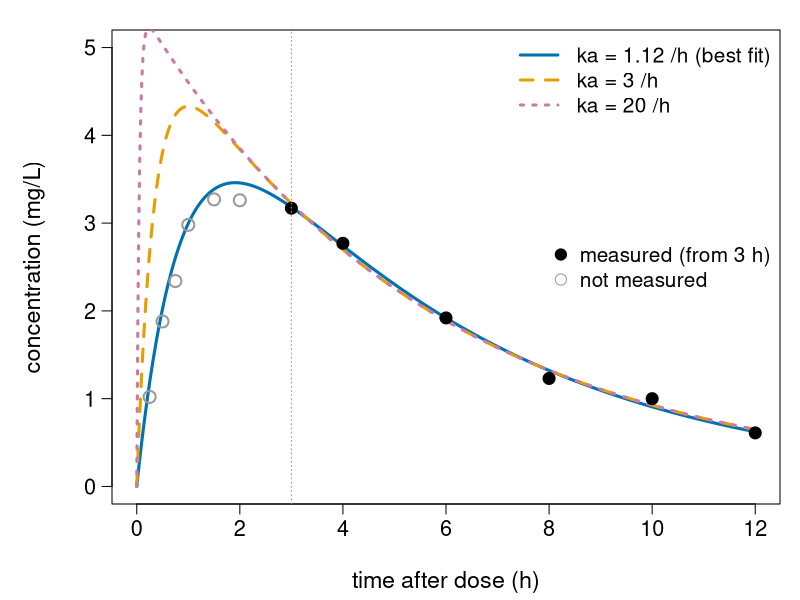
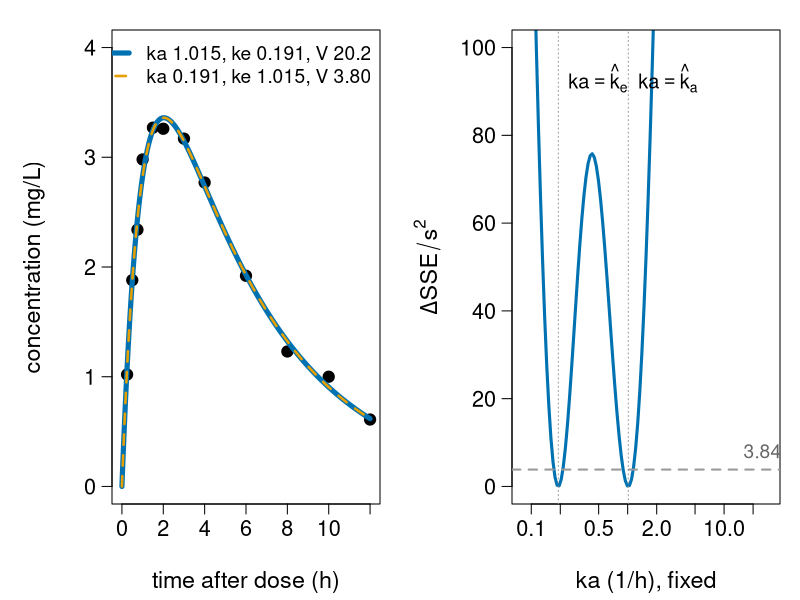
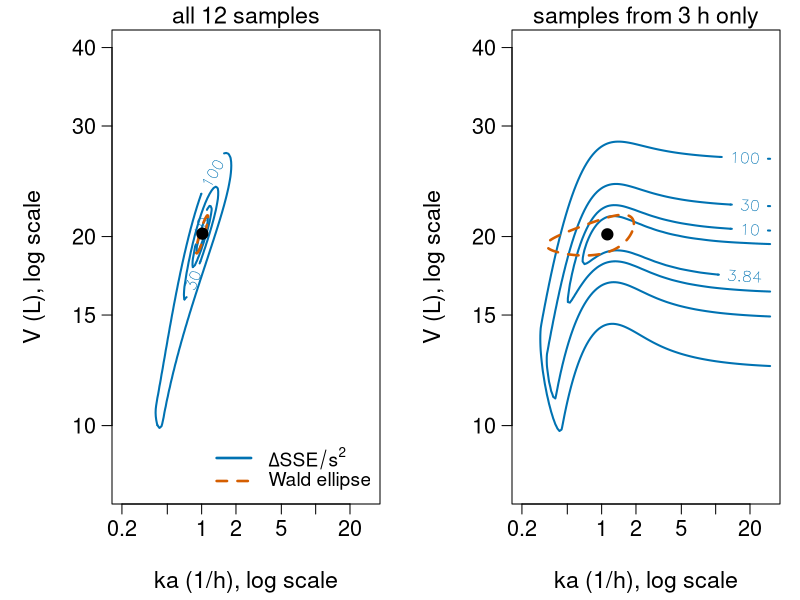
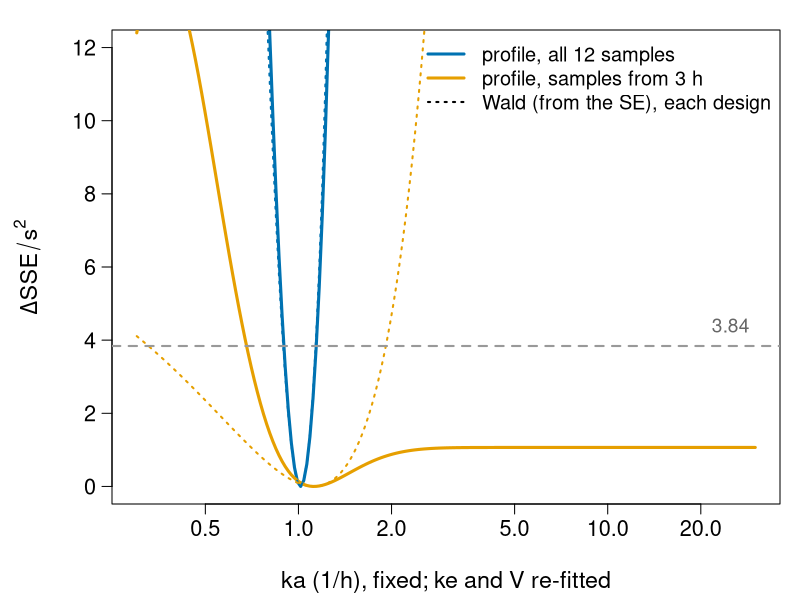
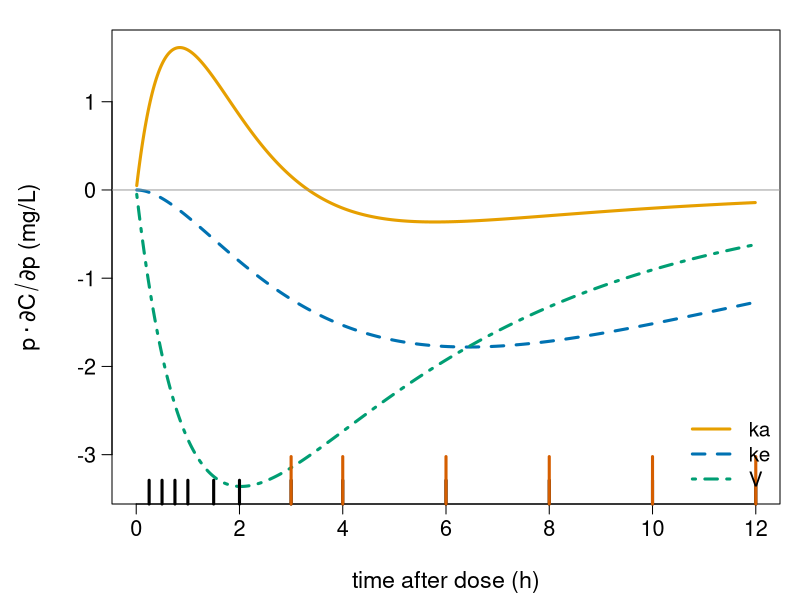
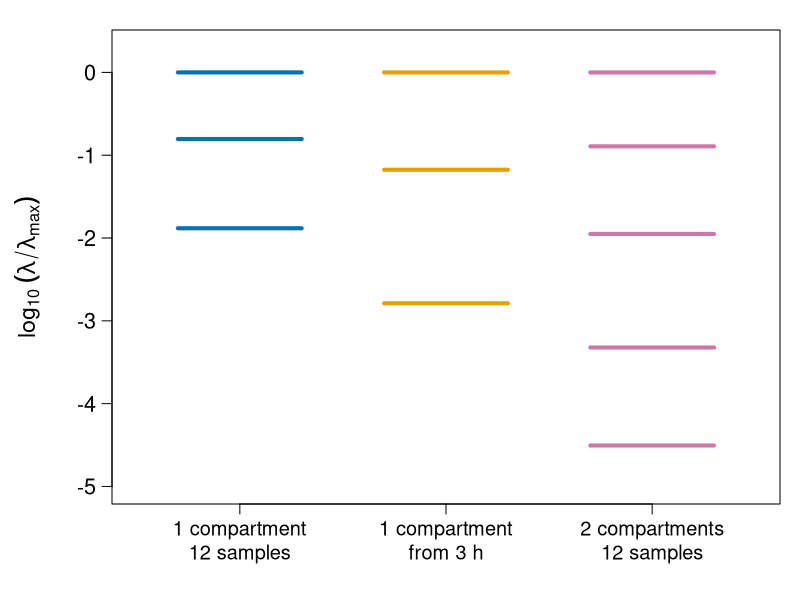

Source code (R) for these figures, in order:
# Figures for the identifiability/ unit ("Identifiability and uncertainty of fitted parameters").
#
# Re-run by hand from this folder (it is NOT run by `quarto render`):
#   cd identifiability && Rscript make-identifiability-figs.R
#
# Base R graphics only (grDevices::svg) plus numDeriv for Jacobians.
# Colours are Okabe-Ito (colour-blind safe). Makes:
#   fig01-same-fit.svg      sparse design (first sample at 3 h): three ka values fit equally well
#   fig02-flipflop.svg      the ka/ke flip-flop: identical curves, and a ka profile with two wells
#   fig03-sse-slice.svg     SSE over (ka, V), ke re-fitted: rich vs sparse design, with the Wald ellipse
#   fig04-profiles.svg      profile of ka (others re-optimised) for both designs, Wald parabola
#   fig05-sensitivity.svg   relative sensitivities p dC/dp against time, with sample times
#   fig06-sloppy.svg        eigenvalues of J^T J (log parameters): sloppy spectra

library(numDeriv)

oi <- c(orange = "#E69F00", sky = "#56B4E9", green = "#009E73",
        yellow = "#F0E442", blue = "#0072B2", red = "#D55E00",
        purple = "#CC79A7", grey = "#999999")

fig <- function(file, w = 9, h = 5.2, expr) {
  svg(file, width = w, height = h)
  par(mar = c(4.8, 5.6, 1.5, 1), las = 1, mgp = c(3.4, 0.8, 0),
      cex.lab = 1.4, cex.axis = 1.3)
  expr
  dev.off()
}

## ---- the running example (same code as on the slides) ----------------------

D <- 100                                                         # oral dose, mg
bateman <- function(t, ka, ke, V) D * ka / (V * (ka - ke)) * (exp(-ke * t) - exp(-ka * t))
# data from *Nonlinear least squares and ODE fitting*: ka = 1 /h, ke = 0.2 /h,
# V = 20 L, D = 100 mg, noise N(0, 0.1^2) mg/L, rounded to 2 decimals
tt <- c(0.25, 0.5, 0.75, 1, 1.5, 2, 3, 4, 6, 8, 10, 12)                         # hours
y <- c(1.02, 1.88, 2.34, 2.98, 3.27, 3.26, 3.17, 2.77, 1.92, 1.23, 1.00, 0.61)  # mg/L
late <- tt >= 3                                                  # sparse design
tl <- tt[late]; yl <- y[late]                                     # late samples

fit  <- nls(y  ~ bateman(tt, ka, ke, V), start = list(ka = 0.5, ke = 0.1, V = 10))
fits <- nls(yl ~ bateman(tl, ka, ke, V), start = list(ka = 1, ke = 0.2, V = 20))
s2  <- deviance(fit)  / (length(y)  - 3)
s2s <- deviance(fits) / (length(yl) - 3)

# profile: fix ka, re-optimise ke and V; start from a given guess
prof1 <- function(ka, ts, ys, start = list(ke = 0.2, V = 20)) {
  f <- tryCatch(nls(ys ~ bateman(ts, ka, ke, V), start = start), error = function(e) NULL)
  if (is.null(f)) c(NA, NA, NA) else c(deviance(f), coef(f))
}
tfine <- seq(0, 12, by = 0.02)

## ---- fig01: three ka values, same fit to the late data ----------------------

fig("fig01-same-fit.svg", w = 10, h = 5.2, expr = {
  kas <- c(coef(fits)["ka"], 3, 20)
  cols <- c(oi["blue"], oi["orange"], oi["purple"])
  plot(NA, xlim = c(0, 12), ylim = c(0, 5), xlab = "time after dose (h)",
       ylab = "concentration (mg/L)")
  for (i in 1:3) {
    pr <- prof1(kas[i], tl, yl)
    lines(tfine, bateman(tfine, kas[i], pr[2], pr[3]), col = cols[i], lwd = 3, lty = i)
  }
  points(tt[!late], y[!late], pch = 1, cex = 1.6, col = oi["grey"], lwd = 2)
  points(tl, yl, pch = 19, cex = 1.6)
  abline(v = 3, col = oi["grey"], lty = 3)
  legend("topright", bty = "n", cex = 1.25, lwd = 3, lty = 1:3, col = cols,
         legend = c(sprintf("ka = %.2f /h (best fit)", kas[1]),
                    "ka = 3 /h", "ka = 20 /h"))
  legend("right", bty = "n", cex = 1.25, pch = c(19, 1), col = c("black", oi["grey"]),
         pt.cex = 1.5, legend = c("measured (from 3 h)", "not measured"))
})

## ---- fig02: flip-flop --------------------------------------------------------

fig("fig02-flipflop.svg", w = 12, h = 5.2, expr = {
  par(mfrow = c(1, 2))
  p1 <- coef(fit)
  p2 <- c(p1[2], p1[1], p1[3] * p1[2] / p1[1])
  plot(tt, y, pch = 19, cex = 1.5, xlim = c(0, 12), ylim = c(0, 4),
       xlab = "time after dose (h)", ylab = "concentration (mg/L)")
  lines(tfine, bateman(tfine, p1[1], p1[2], p1[3]), col = oi["blue"], lwd = 5)
  lines(tfine, bateman(tfine, p2[1], p2[2], p2[3]), col = oi["orange"], lwd = 2.5, lty = 2)
  legend("topright", bty = "n", cex = 1.15, lwd = c(5, 2.5), lty = 1:2,
         col = c(oi["blue"], oi["orange"]),
         legend = c(sprintf("ka %.3f, ke %.3f, V %.1f", p1[1], p1[2], p1[3]),
                    sprintf("ka %.3f, ke %.3f, V %.2f", p2[1], p2[2], p2[3])))
  # profile of ka over both branches
  g <- exp(seq(log(0.08), log(30), length.out = 121))
  g <- g[abs(g - p1[2]) > 0.004]
  d <- sapply(g, function(k) {
    a <- prof1(k, tt, y, list(ke = 0.2, V = 20))[1]
    b <- prof1(k, tt, y, list(ke = 1, V = 4))[1]
    min(a, b, na.rm = TRUE)
  })
  plot(g, (d - deviance(fit)) / s2, type = "l", lwd = 3, col = oi["blue"], log = "x",
       ylim = c(0, 100), xlab = "ka (1/h), fixed", ylab = expression(Delta * SSE / s^2))
  abline(h = 3.84, lty = 2, col = oi["grey"], lwd = 2)
  abline(v = c(p1[1], p1[2]), lty = 3, col = oi["grey"])
  text(p1[2], 92, expression(ka == hat(k)[e]), pos = 4, cex = 1.2)
  text(p1[1], 92, expression(ka == hat(k)[a]), pos = 4, cex = 1.2)
  text(25, 8, "3.84", cex = 1.15, col = "grey40")
})

## ---- fig03: SSE over (ka, V), ke re-fitted ----------------------------------

slice <- function(ts, ys, f, s2, title) {
  p <- coef(f)
  lka <- seq(log(0.2), log(30), length.out = 120)
  lV  <- seq(log(8), log(40), length.out = 120)
  # at each (ka, V) minimise the SSE over ke (kept below ka: no flip-flop branch)
  z <- outer(lka, lV, Vectorize(function(a, v)
    optimize(function(lke) sum((ys - bateman(ts, exp(a), exp(lke), exp(v)))^2),
             c(log(0.01), a - 1e-3))$objective))
  z <- (z - deviance(f)) / s2
  contour(lka, lV, z, levels = c(3.84, 10, 30, 100), axes = FALSE,
          labcex = 1, lwd = 2, col = oi["blue"], xlab = "ka (1/h), log scale",
          ylab = "V (L), log scale", main = title, cex.main = 1.4, font.main = 1)
  axis(1, at = log(c(0.2, 0.5, 1, 2, 5, 10, 20)), labels = c(0.2, 0.5, 1, 2, 5, 10, 20))
  axis(2, at = log(c(10, 15, 20, 30, 40)), labels = c(10, 15, 20, 30, 40)); box()
  # Wald ellipse for (ka, V) from the full covariance matrix vcov(f)
  C <- vcov(f)[c("ka", "V"), c("ka", "V")]
  th <- seq(0, 2 * pi, length.out = 400)
  E <- t(p[c("ka", "V")] + t(chol(C)) %*% rbind(cos(th), sin(th)) * sqrt(3.84))
  ok <- E[, 1] > 0 & E[, 2] > 0
  E[!ok, ] <- NA
  lines(log(E[, 1]), log(E[, 2]), col = oi["red"], lwd = 2.5, lty = 2)
  points(log(p["ka"]), log(p["V"]), pch = 19, cex = 1.5)
}
fig("fig03-sse-slice.svg", w = 12, h = 5.4, expr = {
  par(mfrow = c(1, 2))
  slice(tt, y, fit, s2, "all 12 samples")
  legend("bottomright", bty = "n", cex = 1.15, lwd = 2.5, lty = c(1, 2),
         col = c(oi["blue"], oi["red"]), legend = c(expression(Delta * SSE / s^2), "Wald ellipse"),
         bg = "white")
  slice(tl, yl, fits, s2s, "samples from 3 h only")
})

## ---- fig04: profiles of ka ----------------------------------------------------

fig("fig04-profiles.svg", w = 10, h = 5.4, expr = {
  g <- exp(seq(log(0.3), log(30), length.out = 201))
  dr <- sapply(g, function(k) prof1(k, tt, y)[1])
  ds <- sapply(g, function(k) prof1(k, tl, yl)[1])
  plot(g, (dr - deviance(fit)) / s2, type = "l", lwd = 3, col = oi["blue"], log = "x",
       ylim = c(0, 12), xlab = "ka (1/h), fixed; ke and V re-fitted",
       ylab = expression(Delta * SSE / s^2))
  lines(g, (ds - deviance(fits)) / s2s, lwd = 3, col = oi["orange"])
  se <- sqrt(diag(vcov(fit)))["ka"]; ses <- sqrt(diag(vcov(fits)))["ka"]
  lines(g, ((g - coef(fit)["ka"]) / se)^2, lty = 3, lwd = 2, col = oi["blue"])
  lines(g, ((g - coef(fits)["ka"]) / ses)^2, lty = 3, lwd = 2, col = oi["orange"])
  abline(h = 3.84, lty = 2, col = oi["grey"], lwd = 2)
  text(25, 4.4, "3.84", cex = 1.15, col = "grey40")
  legend("topright", bty = "n", cex = 1.2, lwd = c(3, 3, 2), lty = c(1, 1, 3),
         col = c(oi["blue"], oi["orange"], "black"),
         legend = c("profile, all 12 samples", "profile, samples from 3 h",
                    "Wald (from the SE), each design"))
})

## ---- fig05: sensitivities ----------------------------------------------------

fig("fig05-sensitivity.svg", w = 10, h = 5.2, expr = {
  p <- coef(fit)
  tf <- seq(0.01, 12, by = 0.02)
  Js <- jacobian(function(lp) bateman(tf, exp(lp[1]), exp(lp[2]), exp(lp[3])), log(p))
  par(mar = c(4.8, 5.6, 1.5, 1))
  matplot(tf, Js, type = "l", lty = c(1, 2, 4), lwd = 3,
          col = c(oi["orange"], oi["blue"], oi["green"]),
          xlab = "time after dose (h)", ylab = expression(p %.% partialdiff * C / partialdiff * p ~ "(mg/L)"))
  abline(h = 0, col = oi["grey"])
  rug(tt, ticksize = 0.05, lwd = 3)
  rug(tl, ticksize = 0.1, lwd = 3, col = oi["red"])
  legend("bottomright", bty = "n", cex = 1.25, lwd = 3, lty = c(1, 2, 4),
         col = c(oi["orange"], oi["blue"], oi["green"]),
         legend = c("ka", "ke", "V"))
})

## ---- fig06: sloppy eigenvalue spectra ----------------------------------------

pk2 <- function(t, ka, k10, k12, k21, V, D = 100) {
  s <- k10 + k12 + k21; q <- sqrt(s^2 - 4 * k21 * k10)
  al <- (s + q) / 2; be <- (s - q) / 2
  ka * D / V * ((k21 - al) / ((ka - al) * (be - al)) * exp(-al * t) +
                (k21 - be) / ((ka - be) * (al - be)) * exp(-be * t) +
                (k21 - ka) / ((al - ka) * (be - ka)) * exp(-ka * t))
}
fig("fig06-sloppy.svg", w = 10, h = 5.4, expr = {
  p <- coef(fit)
  e1 <- eigen(crossprod(jacobian(function(lp) bateman(tt, exp(lp[1]), exp(lp[2]), exp(lp[3])), log(p))))$values
  e2 <- eigen(crossprod(jacobian(function(lp) bateman(tl, exp(lp[1]), exp(lp[2]), exp(lp[3])), log(p))))$values
  p2 <- c(ka = 1, k10 = 0.2, k12 = 0.3, k21 = 0.15, V = 20)
  e3 <- eigen(crossprod(jacobian(function(lp) do.call(pk2, c(list(tt), as.list(exp(lp)))), log(p2))))$values
  plot(NA, xlim = c(0.5, 3.5), ylim = c(-5, 0.3), xaxt = "n",
       xlab = "", ylab = expression(log[10] ~ (lambda / lambda[max])))
  axis(1, at = 1:3, labels = c("1 compartment\n12 samples", "1 compartment\nfrom 3 h",
                               "2 compartments\n12 samples"), padj = 0.6, cex.axis = 1.2)
  for (i in 1:3) {
    e <- list(e1, e2, e3)[[i]]
    segments(i - 0.3, log10(e / e[1]), i + 0.3, log10(e / e[1]), lwd = 4,
             col = c(oi["blue"], oi["orange"], oi["purple"])[i])
  }
})

cat("done\n")
